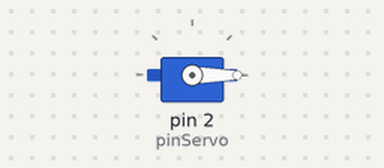
A sketch run on a simulated Arduino Uno, built with avr-gcc and run on an emulated ATmega328P. Shown: servo.

Above: at 0.05 s.
At 6.0 s:
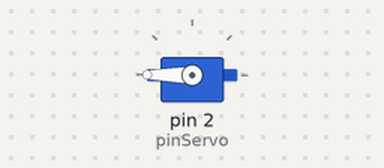
Timing chart, 0 to 7.8 s (numbered marks = the images above):
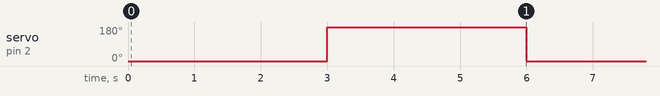

The sketch:

servo1.ino
```cpp
#include <Servo.h>
Servo servo1;
const int pinServo = 2 ;
const int pulsomin = 650;
const int pulsomax = 2550;
int rotacion = 1325 ;
int var ;
void setup() {
servo1.attach(pinServo, pulsomin, pulsomax) ; // put your setup code here, to run once:

}

void loop() {
  if (rotacion <= 1325 ||  var == 2){
    servo1.write(pulsomin);
    delay(3000);
    var = 1 ;

  }
  if (var == 1 || rotacion == pulsomin){
    servo1.write(pulsomax);
    delay(3000);
    var = 2 ;
  }
}
```

Measured:
- by itself, servo on pin 2 (pinServo): alternates 180° for 3.0 s and 0° for 3.0 s
